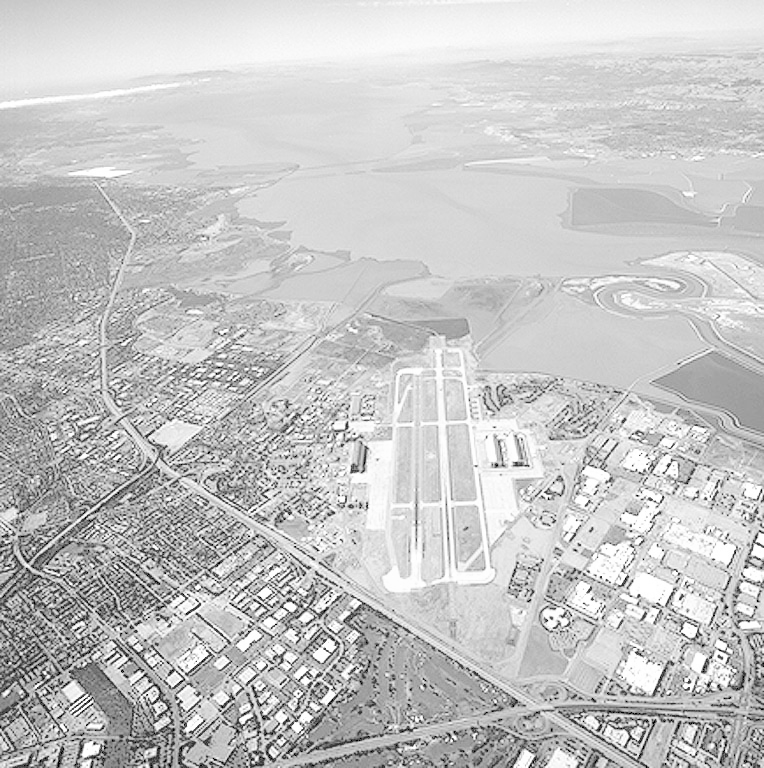
#> input picture HW2/code/aerialview-washedout.tif, 764 x 768 px
$ python Q5.py
#> lines starting #> are read from the running program, lines starting #| are printed output that depends on the picture
import cv2
import numpy as np

# Load the image and convert it to grayscale
img = cv2.imread('aerialview-washedout.tif', cv2.IMREAD_GRAYSCALE)
#> img is the input picture: shape (768, 764); min 0, max 255, mean 197.2

# Define the block size
block_size = 7

# Divide the image into non-overlapping blocks
rows, cols = img.shape
#> rows = 768; cols = 764
num_blocks_rows = rows // block_size
#> num_blocks_rows = 109
num_blocks_cols = cols // block_size
#> num_blocks_cols = 109

# Iterate over each block
for i in range(num_blocks_rows):
    for j in range(num_blocks_cols):
        # Extract the current block
        block = img[i*block_size:(i+1)*block_size, j*block_size:(j+1)*block_size]

        # Compute the histogram of the block
        hist, bins = np.histogram(block.flatten(), 256, [0, 256])

        # Compute the cumulative distribution function (CDF) of the histogram
        cdf = hist.cumsum()

        # Normalize the CDF to have values between 0 and 255
        cdf_normalized = (cdf - cdf.min()) * 255 / (cdf.max() - cdf.min())

        # Compute the mapping function that maps each input intensity level to its corresponding output intensity level based on the CDF
        mapping = np.floor(cdf_normalized).astype('uint8')

        # Apply the mapping function to each pixel in the block
        block_equalized = cv2.LUT(block, mapping)

        # Replace the current block with the equalized block
        img[i*block_size:(i+1)*block_size, j*block_size:(j+1)*block_size] = block_equalized
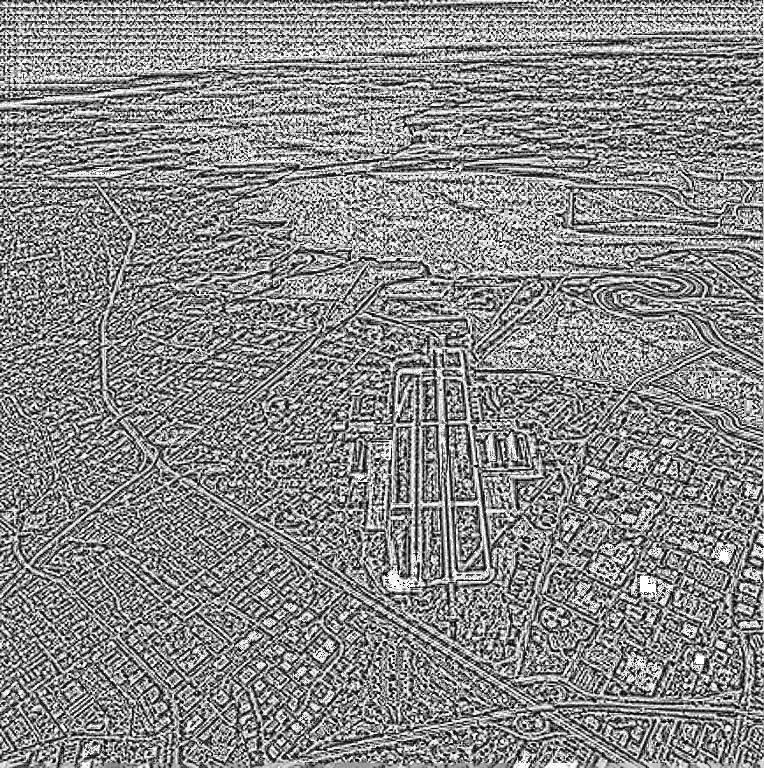
#> img: shape (768, 764); min 0, max 255, mean 137.9

# Save the equalized image
cv2.imwrite('Q5.tif', img)
